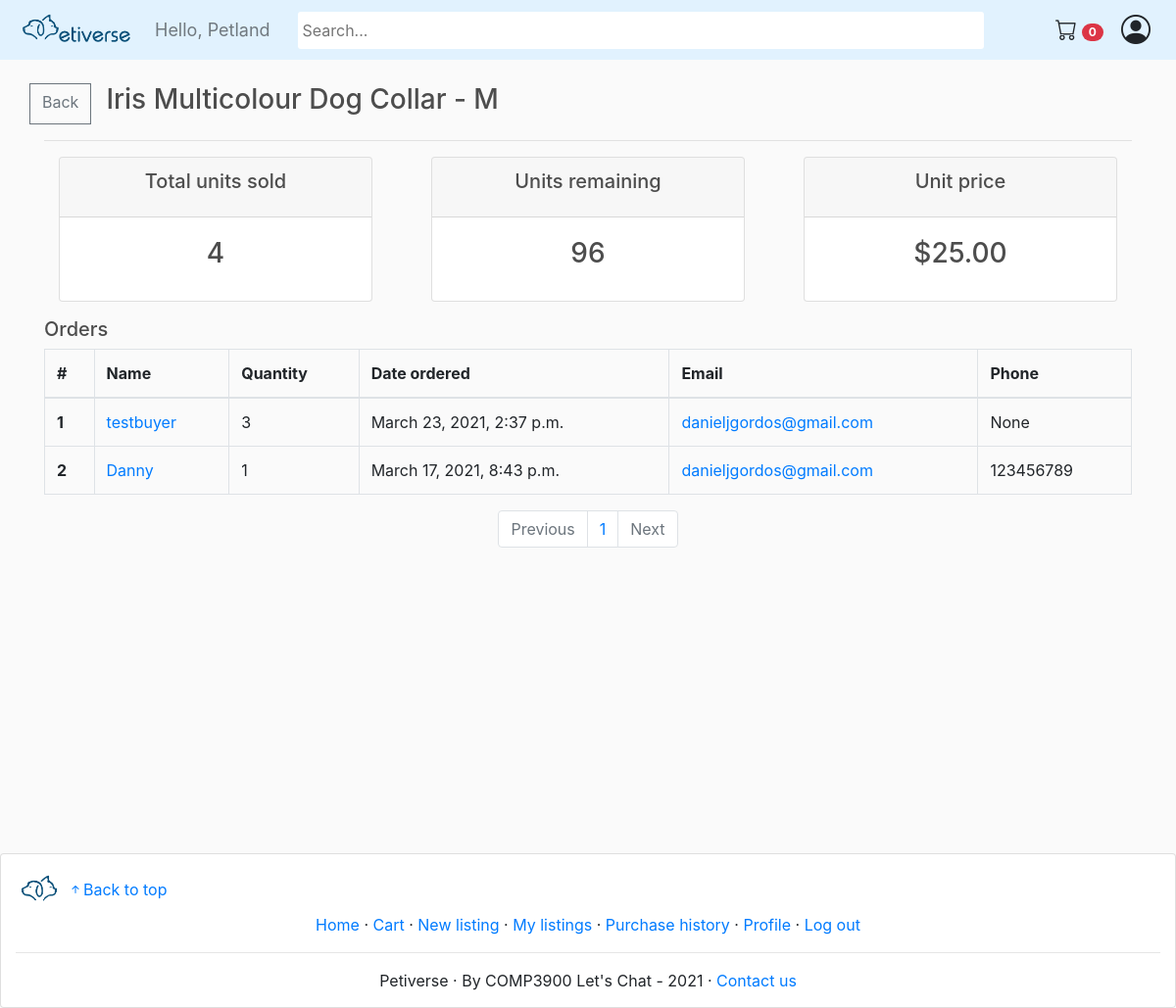
The app's page /view_orders/iris-multicolour-dog-collar-m/ (signed in), older data.
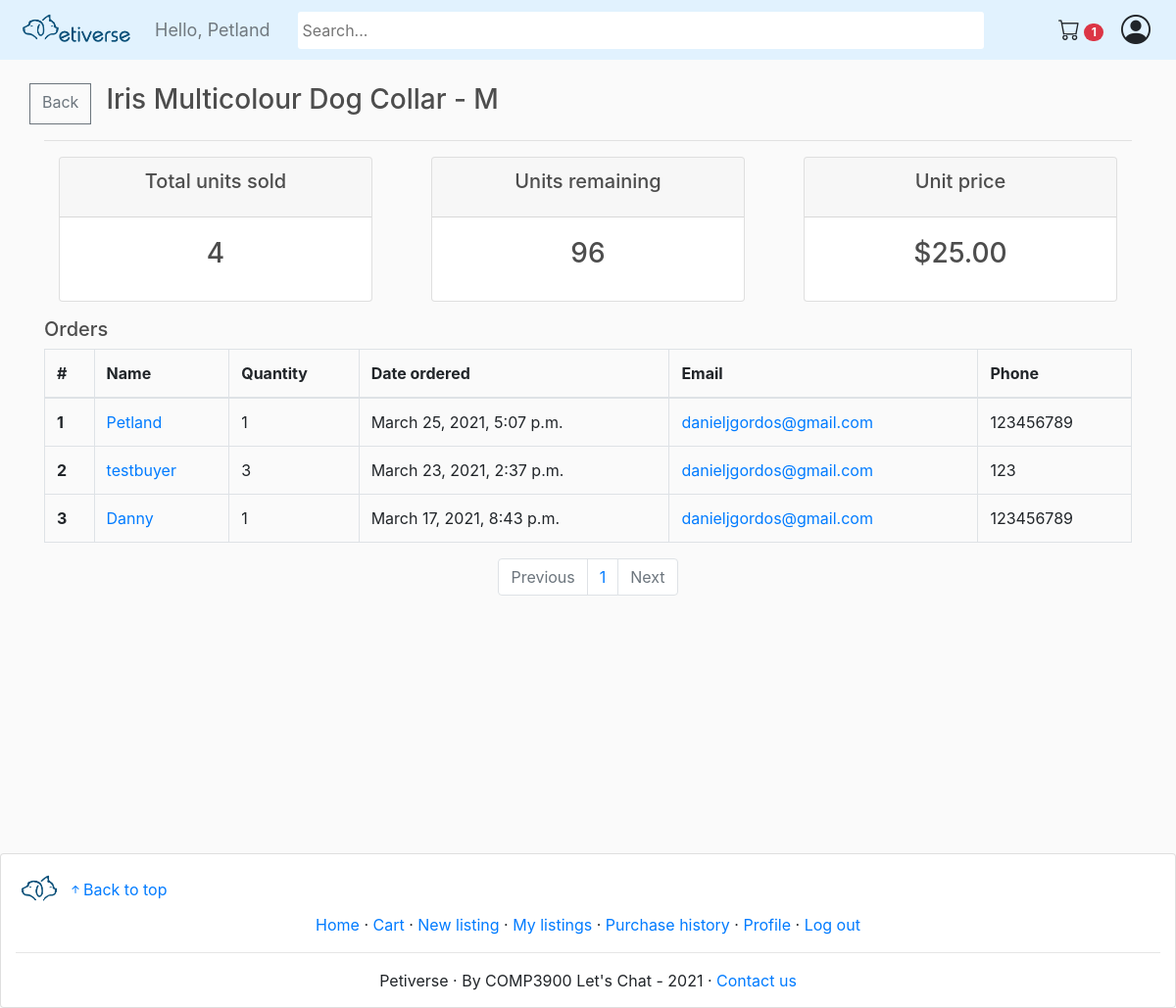
The same page, newer data.
### store/models.py (models this page shows, shortened)
class OrderItem(models.Model):
    product = models.ForeignKey(Product, on_delete=models.SET_NULL, null=True)
    order = models.ForeignKey(Order, on_delete=models.SET_NULL, null=True)
    quantity = models.IntegerField(default=0, null=True, blank=True)
    date_added = models.DateTimeField(auto_now_add=True)

class Order(models.Model):
	customer = models.ForeignKey(Customer, on_delete=models.SET_NULL, null=True, blank=True)
	date_ordered = models.DateTimeField(editable=False, blank=True, null=True)
	complete = models.BooleanField(default=False)
	transaction_id = models.CharField(max_length=100, null=True)
	@property
	def get_cart_items(self):
		orderitems = self.orderitem_set.all()
		total = sum([item.quantity for item in orderitems])
		return total

class Customer(models.Model):
    user = models.OneToOneField(User, null=True, blank=True, on_delete=models.CASCADE)
    nickname = models.CharField(max_length=200, null=True)
    email = models.EmailField(max_length=254)
    contactNo = models.CharField(max_length=200, null=True)
    image = models.ImageField(default='../images/user_icon.png', upload_to='../images')
    trusted = models.BooleanField(default=False)
    slug_str = models.SlugField(blank=True)

### store/views.py (the view)
# urls.py: path('view_orders/<slug:slug>/', views.view_orders, name="view_orders"),
def view_orders(request, slug=None):
    if not request.user.is_authenticated:
        return redirect('login')
    try:
        product = Product.objects.get(slug_str=slug)
    except ObjectDoesNotExist:
        return HttpResponseNotFound('404: Product listing was not found')
    if product.seller != request.user.customer:
        return HttpResponseForbidden('403: Can only view orders for your own listings')
    order_items = OrderItem.objects.filter(product=product).order_by('-date_added')
    paginator = Paginator(order_items, 100)
    page_number = request.GET.get('page')
    paginated_order_items = paginator.get_page(page_number)
    cartItems = cart_items(request.user.customer)
    context = {
        'product': product,
        'order_items': paginated_order_items,
        'cartItems': cartItems
    }
    return render(request, 'store/view_orders.html', context)

### store/views.py (called while the page is built)
def cart_items (customer):
    order, created = Order.objects.get_or_create(customer=customer, complete=False)
    items = order.orderitem_set.all()
    items = order.get_cart_items
    return items

### store/templates/store/view_orders.html (shortened to what this page needs)
{% extends 'store/main.html' %}
{% load static %}
{% block content %}
    <div class="row">
        <a class="btn btn-outline-secondary" href="{% url 'my_listings' %}">Back</a>
        <h3 style="margin-left:15px;"><a style="color:inherit" href="{% url 'product_page' product.slug_str %}">{{product.name}}</a></h3>
    </div>
    <hr>
    <div class="row">
        <div class="col">
            <div class="col-sm">
                <div class="card text-center text-white  mb-3">
                      <div class="card-header">
                          <h5 class="card-title">Total units sold</h5>
                      </div>
                      <div class="card-body">
                        <h3 class="card-title">{{product.sold_unit}}</h3>
                      </div>
                </div>
            </div>
        </div>
        <div class="col">
            <div class="col-sm">
                <div class="card text-center text-white  mb-3">
                      <div class="card-header">
                          <h5 class="card-title">Units remaining</h5>
                      </div>
                      <div class="card-body">
                        <h3 class="card-title">{{product.remaining_unit}}</h3>
                      </div>
                </div>
            </div>
        </div>
        <div class="col">
            <div class="col-sm">
                <div class="card text-center text-white  mb-3">
                    {% if product.selling_type == "sale" %}
                        <div class="card-header">
                            <h5 class="card-title">Unit price</h5>
                        </div>
                        <div class="card-body">
                            <h3 class="card-title">${{product.price | floatformat:2}}</h3>
                        </div>
                    {% endif %}
                </div>
            </div>
        </div>
    </div>
    <h5>Orders</h5>
    {% if order_items %}
    <table class="table table-bordered">
        <thead>
            <tr>
                <th scope="col">#</th>
                <th scope="col">Name</th>
                <th scope="col">Quantity</th>
                <th scope="col">Date ordered</th>
                <th scope="col">Email</th>
                <th scope="col">Phone</th>
            </tr>
        </thead>
        <tbody>
            {% for item in order_items %}
            <tr>
                <th scope="row">{{forloop.counter}}</th>
                <td><a href="{% url 'user_profile' item.order.customer.slug_str %}">{{item.order.customer.nickname}}</a></td>
                <td>{{item.quantity}}</td>
                <td>{{item.order.date_ordered}}</td>
                <td><a href="mailto:{{item.order.customer.email}}">{{item.order.customer.email}}</a></td>
                <td>{{item.order.customer.contactNo}}</td>
            </tr>
            {% endfor %}
        </tbody>
    </table>
    {% else %}
    <p>No orders were found</p>
    {% endif %}
    <ul class="pagination justify-content-center" style="margin-top:15px;">
        {% if order_items.has_previous %}
            <li class="page-item" style="outline:none;"><a class="page-link" href=?page=1>First</a></li>
            <li class="page-item" style="outline:none;"><a class="page-link" href=?page={{ order_items.previous_page_number }}>Previous</a></li>
        {% else %}
            <li class="page-item disabled">
                <a class="page-link" href="#" tabindex="-1" aria-disabled="true">Previous</a>
            </li>
        {% endif%}
        <li class="page-item">
            <a class="page-link" href="#" tabindex="-1" aria-disabled="true">{{order_items.number}}</a>
        </li>
        {% if order_items.has_next %}
            <li class="page-item"><a class="page-link" href=?page={{ order_items.next_page_number }}>Next</a></li>
        {% else %}
            <li class="page-item disabled">
                <a class="page-link" href="#" tabindex="-1" aria-disabled="true">Next</a>
            </li>
        {% endif%}
    </ul>
{% endblock content %}

### store/templates/store/main.html (shortened to what this page needs)
<!DOCTYPE html>
{% load static %}
{% load i18n %}
<html>
<head>
	<link rel="stylesheet" href="https://stackpath.bootstrapcdn.com/bootstrap/4.4.1/css/bootstrap.min.css">
	<link rel="stylesheet" type="text/css" href="{% static 'css/main.css' %}">
</head>
<body>
	<nav class="navbar sticky-top navbar-expand-lg navbar-light bg-light">
		<a class="navbar-brand" href="{% url 'store' %}">
			<img class="brand-img" src="{% static 'images/logo_text_transparent.png' %}">
		</a>
		<div class="navbar-collapse collapse w-100 order-0 order-md-0 dual-collapse2">
			<ul class="navbar-nav mr-auto">
				<li class="nav-item active">
				  {% if request.user.is_authenticated %}
					  <span class="hello-msg navbar-text">Hello, {{request.user.customer.nickname}}</span>
				  {% endif %}
				</li>
			  </ul>
		</div>
		<div class="mx-auto order-1">
	        <form action="{% url 'search_result' %}" method="get">
	        	<input class="search_bar"  name = "q" type="text" placeholder="Search...", style="border-radius:3px !important; border:none; min-height:38px !important; padding-left:5px;">
	        </form>
		</div>
		<div class="navbar-collapse collapse w-100 order-2 dual-collapse2">
			<ul class="navbar-nav ml-auto">
				{% if request.user.is_authenticated %}
				<li class="nav-item">
					<a class="btn" href="{% url 'cart' %}"><i class="bi-cart" style="font-size:22px;"></i> <span class="badge badge-pill badge-danger">{{cartItems}}</span></a>
				</li>
				{% endif %}
			</ul>
			{% if request.user.is_authenticated %}
				<div class="dropdown">
					<i class="bi-person-circle" id="user-icon" onclick="toggleDropdown()" ></i>
				</div>
			{% endif %}
		</div>
	</nav>
     <div class="container">
            <br>
            {% block content %}
            {% endblock content %}
         </div>
	<footer class="card">
		<div>
			<a class="footer-logo-link" href="{% url 'store' %}">
				<img class="brand-img" src="{% static 'images/logo_no_text_transparent.png' %}">
			</a>
			<a href="#" style="display:inline;"><i class="bi-arrow-up-short"></i>Back to top</a>
		</div>
		<div>
			<div style="text-align:center;">
				<a href="/">Home</a>
				&middot;
				{% if request.user.is_authenticated %}
					<a href="{% url 'cart' %}">Cart</a>
					&middot;
					<a href="{% url 'new_product' %}">New listing</a>
					&middot;
					<a href="{% url 'my_listings' %}">My listings</a>
					&middot;
					<a href="{% url 'purchase_history' %}">Purchase history</a>
					&middot;
					<a href="{% url 'user_profile' request.user.customer.slug_str %}">Profile</a>
					&middot;
					<a href="{% url 'logout' %}">Log out</a>
				{% else %}
					<a href="{% url 'login' %}">Log in</a>
					&middot;
					<a href="{% url 'signup' %}">Sign up</a>
				{% endif %}
			</div>
		</div>
		<hr>
		<div style="text-align:center;">
			Petiverse
			&middot;
			By COMP3900 Let's Chat - 2021
			&middot;
			<a href="mailto:unswcomp3900@gmail.com">Contact us</a>
		</div>
	</footer>
</body>
</html>

Row changes from the older to the newer data that the page shows:
added OrderItem: order.customer.nickname "Petland", quantity "1", order.date_ordered "March 25, 2021, 5:07 p.m.", order.customer.email "danieljgordos@gmail.com", order.customer.contactNo "123456789"
changed through a linked row, OrderItem "testbuyer": order.customer.contactNo "None" → "123"
Text that changed along with them:
{{ cartItems }}: "0" → "1"
